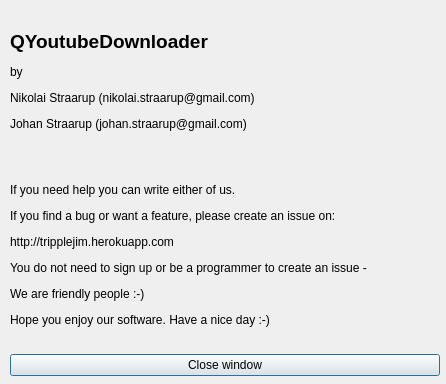
<?xml version="1.0" encoding="UTF-8"?>
<ui version="4.0">
 <class>AboutWindow</class>
 <widget class="QDialog" name="AboutWindow">
  <property name="geometry">
   <rect>
    <x>0</x>
    <y>0</y>
    <width>446</width>
    <height>384</height>
   </rect>
  </property>
  <property name="sizePolicy">
   <sizepolicy hsizetype="Fixed" vsizetype="Fixed">
    <horstretch>0</horstretch>
    <verstretch>0</verstretch>
   </sizepolicy>
  </property>
  <property name="windowTitle">
   <string>About</string>
  </property>
  <widget class="QWidget" name="verticalLayoutWidget">
   <property name="geometry">
    <rect>
     <x>10</x>
     <y>10</y>
     <width>430</width>
     <height>366</height>
    </rect>
   </property>
   <layout class="QVBoxLayout" name="verticalLayout">
    <item>
     <widget class="QLabel" name="label">
      <property name="text">
       <string>&lt;html&gt;&lt;head/&gt;&lt;body&gt;&lt;p&gt;&lt;span style=&quot; font-size:14pt; font-weight:600;&quot;&gt;QYoutubeDownloader&lt;/span&gt;&lt;/p&gt;&lt;p&gt;by&lt;/p&gt;&lt;p&gt;Nikolai Straarup (nikolai.straarup@gmail.com)&lt;/p&gt;&lt;p&gt;Johan Straarup (johan.straarup@gmail.com)&lt;/p&gt;&lt;p&gt;&lt;br/&gt;&lt;/p&gt;&lt;p&gt;If you need help you can write either of us.&lt;/p&gt;&lt;p&gt;If you find a bug or want a feature, please create an issue on: &lt;/p&gt;&lt;p&gt;http://tripplejim.herokuapp.com&lt;/p&gt;&lt;p&gt;You do not need to sign up or be a programmer to create an issue -&lt;/p&gt;&lt;p&gt;We are friendly people :-)&lt;/p&gt;&lt;p&gt;Hope you enjoy our software. Have a nice day :-)&lt;/p&gt;&lt;/body&gt;&lt;/html&gt;</string>
      </property>
      <property name="textFormat">
       <enum>Qt::AutoText</enum>
      </property>
     </widget>
    </item>
    <item>
     <widget class="QPushButton" name="pushClose">
      <property name="text">
       <string>Close window</string>
      </property>
     </widget>
    </item>
   </layout>
  </widget>
 </widget>
 <resources/>
 <connections>
  <connection>
   <sender>pushClose</sender>
   <signal>clicked()</signal>
   <receiver>AboutWindow</receiver>
   <slot>close()</slot>
   <hints>
    <hint type="sourcelabel">
     <x>60</x>
     <y>380</y>
    </hint>
    <hint type="destinationlabel">
     <x>225</x>
     <y>202</y>
    </hint>
   </hints>
  </connection>
 </connections>
</ui>
